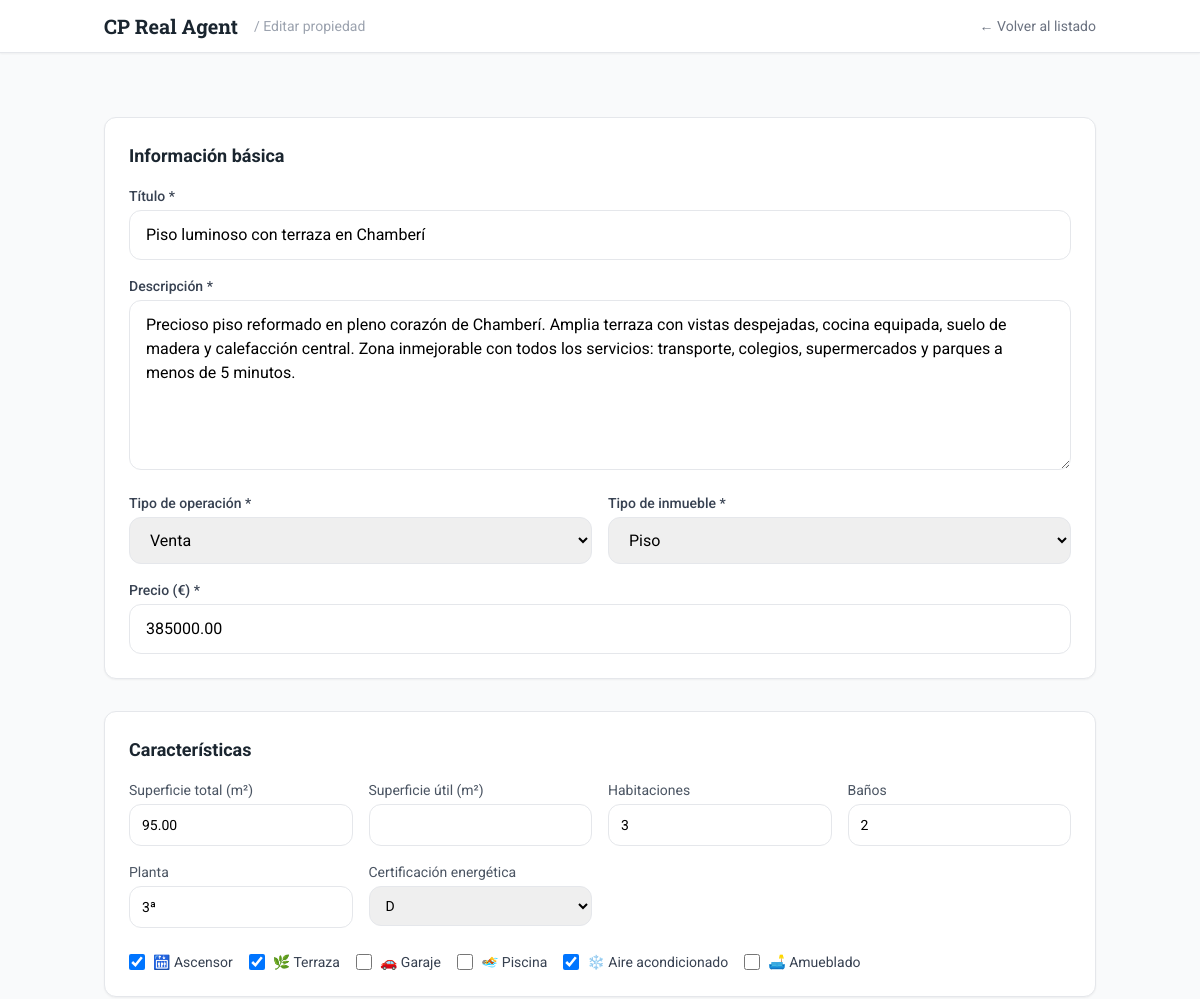
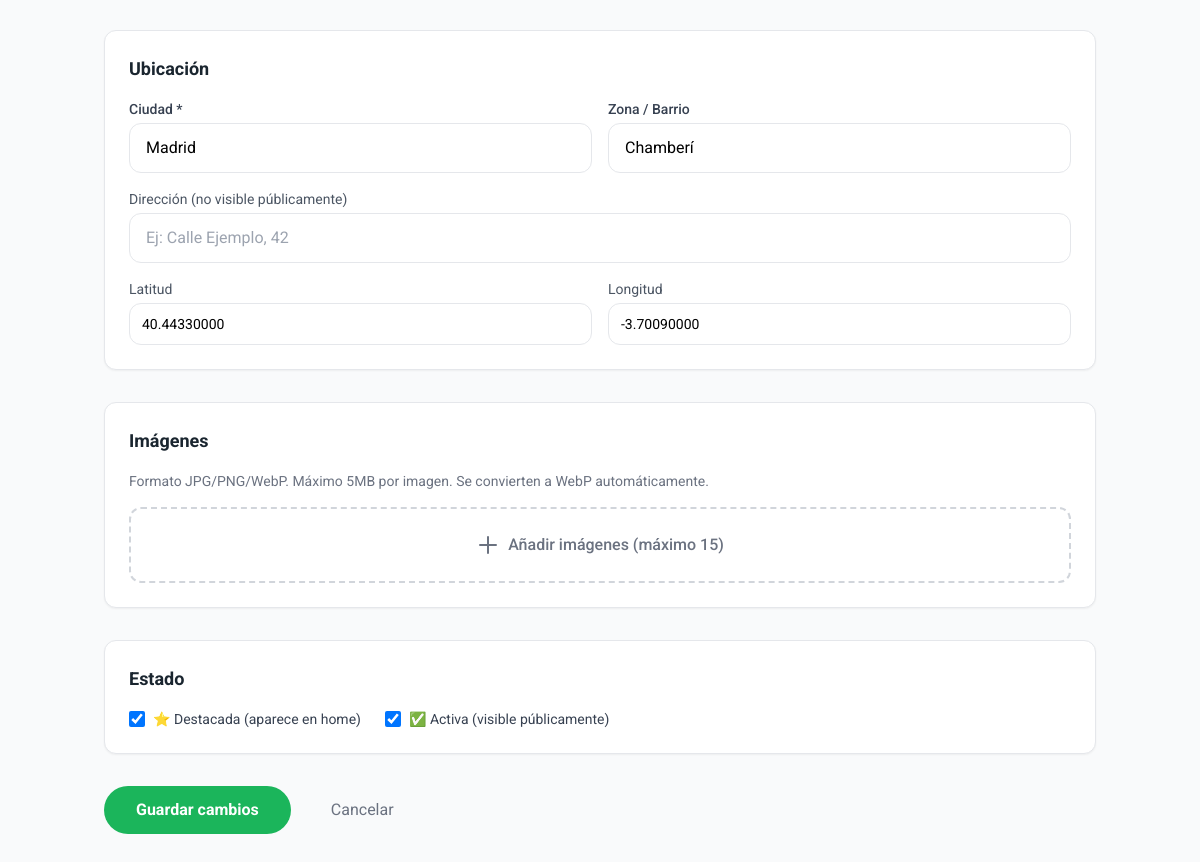
The app's page /admin/propiedades/crear?id=1 (signed in) with its own data (2 pictures, top to bottom).
### tables this page shows
CREATE TABLE IF NOT EXISTS `propiedades` (
  `id` INT AUTO_INCREMENT PRIMARY KEY,
  `titulo` VARCHAR(200) NOT NULL,
  `slug` VARCHAR(220) UNIQUE NOT NULL,
  `descripcion` TEXT NOT NULL,
  `tipo_operacion` ENUM('alquiler','venta','traspaso','compartir') NOT NULL,
  `tipo_inmueble` ENUM('piso','casa','chalet','atico','duplex','estudio','local','oficina','terreno','garaje') NOT NULL,
  `precio` DECIMAL(12,2) NOT NULL,
  `moneda` CHAR(3) DEFAULT 'EUR',
  `superficie` DECIMAL(8,2) DEFAULT NULL,
  `superficie_util` DECIMAL(8,2) DEFAULT NULL,
  `habitaciones` TINYINT DEFAULT NULL,
  `banos` TINYINT DEFAULT NULL,
  `planta` VARCHAR(50) DEFAULT NULL,
  `ascensor` TINYINT(1) DEFAULT 0,
  `terraza` TINYINT(1) DEFAULT 0,
  `garaje` TINYINT(1) DEFAULT 0,
  `piscina` TINYINT(1) DEFAULT 0,
  `aire_acondicionado` TINYINT(1) DEFAULT 0,
  `amueblado` TINYINT(1) DEFAULT 0,
  `certificacion_energetica` CHAR(1) DEFAULT NULL,
  `ciudad` VARCHAR(100) NOT NULL,
  `zona_barrio` VARCHAR(100) DEFAULT NULL,
  `direccion` VARCHAR(255) DEFAULT NULL,
  `lat` DECIMAL(10,8) DEFAULT NULL,
  `lng` DECIMAL(11,8) DEFAULT NULL,
  `destacada` TINYINT(1) DEFAULT 0,
  `activa` TINYINT(1) DEFAULT 1,
  `visitas` INT DEFAULT 0,
  `created_at` TIMESTAMP DEFAULT CURRENT_TIMESTAMP,
  `updated_at` TIMESTAMP DEFAULT CURRENT_TIMESTAMP ON UPDATE CURRENT_TIMESTAMP,
  INDEX idx_operacion (`tipo_operacion`),
  INDEX idx_ciudad (`ciudad`),
  INDEX idx_tipo (`tipo_inmueble`),
  INDEX idx_precio (`precio`),
  INDEX idx_destacada (`destacada`, `activa`),
  FULLTEXT idx_busqueda (`titulo`, `descripcion`, `ciudad`, `zona_barrio`)
);

### includes/security.php (called while the page is built, shortened)
<?php
function e(string $str): string {
    return htmlspecialchars($str, ENT_QUOTES, 'UTF-8');
}

### includes/functions.php (called while the page is built, shortened)
<?php
function tipo_inmueble_label(string $tipo): string {
    $map = [
        'piso'    => 'Piso',
        'casa'    => 'Casa',
        'chalet'  => 'Chalet',
        'atico'   => 'Ático',
        'duplex'  => 'Dúplex',
        'estudio' => 'Estudio',
        'local'   => 'Local',
        'oficina' => 'Oficina',
        'terreno' => 'Terreno',
        'garaje'  => 'Garaje',
    ];
    return $map[$tipo] ?? ucfirst($tipo);
}

### admin/propiedades/crear.php (the view, shortened to what this page needs)
<?php
require_once __DIR__ . '/../../includes/security.php';
require_once __DIR__ . '/../../includes/functions.php';
$db = getDB();
$isEdit = isset($_GET['id']);
$prop = null;
if ($isEdit) {
    $stmt = $db->prepare("SELECT * FROM propiedades WHERE id = ?");
    $stmt->execute([(int)$_GET['id']]);
    $prop = $stmt->fetch();
}
?>
<!DOCTYPE html>
<html lang="es">
<head>
    <script src="https://cdn.tailwindcss.com"></script>
</head>
<body class="font-sans bg-gray-50 min-h-screen">
    <header class="bg-white shadow-sm border-b">
        <div class="max-w-5xl mx-auto px-4 py-3 flex items-center justify-between">
            <div class="flex items-center gap-4">
                <a href="/admin/dashboard" class="text-xl font-slab font-bold text-accent-dark">CP Real Agent</a>
                <span class="text-sm text-gray-400">/ <?= $isEdit ? 'Editar' : 'Nueva' ?> propiedad</span>
            </div>
            <a href="/admin/propiedades/listar" class="text-sm text-gray-500 hover:text-primary">← Volver al listado</a>
        </div>
    </header>
    <div class="max-w-5xl mx-auto px-4 py-8">
        <form method="POST" enctype="multipart/form-data" class="space-y-8">
            <div class="bg-white rounded-xl shadow-sm border p-6 space-y-4">
                <h2 class="text-lg font-bold text-accent-dark">Información básica</h2>
                <div>
                    <label class="block text-sm font-medium text-gray-700 mb-1">Título *</label>
                    <input type="text" name="titulo" required value="<?= e($prop['titulo'] ?? $_POST['titulo'] ?? '') ?>"
                           class="w-full px-4 py-3 rounded-xl border border-gray-200 focus:border-primary focus:ring-2 focus:ring-primary/20 outline-none"
                           placeholder="Ej: Piso luminoso con terraza en Chamberí">
                </div>
                <div>
                    <label class="block text-sm font-medium text-gray-700 mb-1">Descripción *</label>
                    <textarea name="descripcion" required rows="6"
                              class="w-full px-4 py-3 rounded-xl border border-gray-200 focus:border-primary focus:ring-2 focus:ring-primary/20 outline-none resize-y"
                              placeholder="Describe la propiedad con detalle..."><?= e($prop['descripcion'] ?? $_POST['descripcion'] ?? '') ?></textarea>
                </div>
                <div class="grid grid-cols-1 md:grid-cols-2 gap-4">
                    <div>
                        <label class="block text-sm font-medium text-gray-700 mb-1">Tipo de operación *</label>
                        <select name="tipo_operacion" class="w-full px-4 py-3 rounded-xl border border-gray-200 focus:border-primary outline-none">
                            <option value="venta" <?= ($prop['tipo_operacion'] ?? '') === 'venta' ? 'selected' : '' ?>>Venta</option>
                        </select>
                    </div>
                    <div>
                        <label class="block text-sm font-medium text-gray-700 mb-1">Tipo de inmueble *</label>
                        <select name="tipo_inmueble" class="w-full px-4 py-3 rounded-xl border border-gray-200 focus:border-primary outline-none">
                            <?php foreach (['piso','casa','chalet','atico','duplex','estudio','local','oficina','terreno','garaje'] as $t): ?>
                            <option value="<?= $t ?>" <?= ($prop['tipo_inmueble'] ?? '') === $t ? 'selected' : '' ?>><?= tipo_inmueble_label($t) ?></option>
                            <?php endforeach; ?>
                        </select>
                    </div>
                </div>
                <div>
                    <label class="block text-sm font-medium text-gray-700 mb-1">Precio (€) *</label>
                    <input type="number" name="precio" required step="0.01" min="0"
                           value="<?= e($prop['precio'] ?? $_POST['precio'] ?? '') ?>"
                           class="w-full px-4 py-3 rounded-xl border border-gray-200 focus:border-primary outline-none"
                           placeholder="Ej: 150000">
                </div>
            </div>
            <div class="bg-white rounded-xl shadow-sm border p-6 space-y-4">
                <h2 class="text-lg font-bold text-accent-dark">Características</h2>
                <div class="grid grid-cols-2 md:grid-cols-4 gap-4">
                    <div>
                        <label class="block text-sm text-gray-600 mb-1">Superficie total (m²)</label>
                        <input type="number" name="superficie" step="0.01"
                               value="<?= e($prop['superficie'] ?? $_POST['superficie'] ?? '') ?>"
                               class="w-full px-3 py-2.5 rounded-xl border border-gray-200 focus:border-primary outline-none text-sm">
                    </div>
                    <div>
                        <label class="block text-sm text-gray-600 mb-1">Superficie útil (m²)</label>
                        <input type="number" name="superficie_util" step="0.01"
                               value="<?= e($prop['superficie_util'] ?? $_POST['superficie_util'] ?? '') ?>"
                               class="w-full px-3 py-2.5 rounded-xl border border-gray-200 focus:border-primary outline-none text-sm">
                    </div>
                    <div>
                        <label class="block text-sm text-gray-600 mb-1">Habitaciones</label>
                        <input type="number" name="habitaciones" min="0"
                               value="<?= e($prop['habitaciones'] ?? $_POST['habitaciones'] ?? '') ?>"
                               class="w-full px-3 py-2.5 rounded-xl border border-gray-200 focus:border-primary outline-none text-sm">
                    </div>
                    <div>
                        <label class="block text-sm text-gray-600 mb-1">Baños</label>
                        <input type="number" name="banos" min="0"
                               value="<?= e($prop['banos'] ?? $_POST['banos'] ?? '') ?>"
                               class="w-full px-3 py-2.5 rounded-xl border border-gray-200 focus:border-primary outline-none text-sm">
                    </div>
                </div>
                <div class="grid grid-cols-2 md:grid-cols-4 gap-4">
                    <div>
                        <label class="block text-sm text-gray-600 mb-1">Planta</label>
                        <input type="text" name="planta"
                               value="<?= e($prop['planta'] ?? $_POST['planta'] ?? '') ?>"
                               class="w-full px-3 py-2.5 rounded-xl border border-gray-200 focus:border-primary outline-none text-sm"
                               placeholder="Ej: 3ª, bajo, entreplanta">
                    </div>
                    <div>
                        <label class="block text-sm text-gray-600 mb-1">Certificación energética</label>
                        <select name="certificacion_energetica" class="w-full px-3 py-2.5 rounded-xl border border-gray-200 focus:border-primary outline-none text-sm">
                            <?php foreach (range('A','G') as $ce): ?>
                            <option value="<?= $ce ?>" <?= ($prop['certificacion_energetica'] ?? '') === $ce ? 'selected' : '' ?>><?= $ce ?></option>
                            <?php endforeach; ?>
                        </select>
                    </div>
                </div>
                <div class="flex flex-wrap gap-4 pt-2">
                    <?php
                    $checks = [
                        'ascensor' => '🛗 Ascensor',
                        'terraza' => '🌿 Terraza',
                        'garaje' => '🚗 Garaje',
                        'piscina' => '🏊 Piscina',
                        'aire_acondicionado' => '❄️ Aire acondicionado',
                        'amueblado' => '🛋️ Amueblado',
                    ];
                    foreach ($checks as $key => $label): ?>
                    <label class="flex items-center gap-2 cursor-pointer">
                        <input type="checkbox" name="<?= $key ?>" <?= ($prop[$key] ?? 0) ? 'checked' : '' ?>
                               class="w-4 h-4 text-primary rounded border-gray-300 focus:ring-primary">
                        <span class="text-sm text-gray-700"><?= $label ?></span>
                    </label>
                    <?php endforeach; ?>
                </div>
            </div>
            <div class="bg-white rounded-xl shadow-sm border p-6 space-y-4">
                <h2 class="text-lg font-bold text-accent-dark">Ubicación</h2>
                <div class="grid grid-cols-1 md:grid-cols-2 gap-4">
                    <div>
                        <label class="block text-sm font-medium text-gray-700 mb-1">Ciudad *</label>
                        <input type="text" name="ciudad" required
                               value="<?= e($prop['ciudad'] ?? $_POST['ciudad'] ?? '') ?>"
                               class="w-full px-4 py-3 rounded-xl border border-gray-200 focus:border-primary outline-none"
                               placeholder="Ej: Madrid" list="ciudades-list">
                    </div>
                    <div>
                        <label class="block text-sm font-medium text-gray-700 mb-1">Zona / Barrio</label>
                        <input type="text" name="zona_barrio"
                               value="<?= e($prop['zona_barrio'] ?? $_POST['zona_barrio'] ?? '') ?>"
                               class="w-full px-4 py-3 rounded-xl border border-gray-200 focus:border-primary outline-none"
                               placeholder="Ej: Chamberí">
                    </div>
                </div>
                <div>
                    <label class="block text-sm text-gray-600 mb-1">Dirección (no visible públicamente)</label>
                    <input type="text" name="direccion"
                           value="<?= e($prop['direccion'] ?? $_POST['direccion'] ?? '') ?>"
                           class="w-full px-4 py-3 rounded-xl border border-gray-200 focus:border-primary outline-none"
                           placeholder="Ej: Calle Ejemplo, 42">
                </div>
                <div class="grid grid-cols-2 gap-4">
                    <div>
                        <label class="block text-sm text-gray-600 mb-1">Latitud</label>
                        <input type="number" step="any" name="lat"
                               value="<?= e($prop['lat'] ?? $_POST['lat'] ?? '') ?>"
                               class="w-full px-3 py-2.5 rounded-xl border border-gray-200 focus:border-primary outline-none text-sm">
                    </div>
                    <div>
                        <label class="block text-sm text-gray-600 mb-1">Longitud</label>
                        <input type="number" step="any" name="lng"
                               value="<?= e($prop['lng'] ?? $_POST['lng'] ?? '') ?>"
                               class="w-full px-3 py-2.5 rounded-xl border border-gray-200 focus:border-primary outline-none text-sm">
                    </div>
                </div>
            </div>
            <div class="bg-white rounded-xl shadow-sm border p-6 space-y-4">
                <h2 class="text-lg font-bold text-accent-dark">Imágenes</h2>
                <p class="text-sm text-gray-500">Formato JPG/PNG/WebP. Máximo 5MB por imagen. Se convierten a WebP automáticamente.</p>
                <div>
                    <label class="block w-full cursor-pointer">
                        <div class="flex items-center justify-center gap-2 px-4 py-6 border-2 border-dashed border-gray-300 rounded-xl text-gray-500 hover:border-primary hover:text-primary transition-colors">
                            <svg class="w-6 h-6" fill="none" stroke="currentColor" viewBox="0 0 24 24"><path stroke-linecap="round" stroke-linejoin="round" stroke-width="2" d="M12 4v16m8-8H4"/></svg>
                            <span class="font-medium">Añadir imágenes (máximo <?= MAX_PROPERTY_IMAGES ?>)</span>
                        </div>
                    </label>
                </div>
            </div>
            <div class="bg-white rounded-xl shadow-sm border p-6 space-y-4">
                <h2 class="text-lg font-bold text-accent-dark">Estado</h2>
                <div class="flex flex-wrap gap-6">
                    <label class="flex items-center gap-2 cursor-pointer">
                        <input type="checkbox" name="destacada" <?= ($prop['destacada'] ?? 0) ? 'checked' : '' ?>
                               class="w-4 h-4 text-primary rounded border-gray-300 focus:ring-primary">
                        <span class="text-sm text-gray-700">⭐ Destacada (aparece en home)</span>
                    </label>
                    <label class="flex items-center gap-2 cursor-pointer">
                        <input type="checkbox" name="activa" <?= ($prop['activa'] ?? 1) ? 'checked' : '' ?>
                               class="w-4 h-4 text-primary rounded border-gray-300 focus:ring-primary">
                        <span class="text-sm text-gray-700">✅ Activa (visible públicamente)</span>
                    </label>
                </div>
            </div>
            <div class="flex items-center gap-4">
                <button type="submit" class="px-8 py-3 bg-primary text-white font-bold rounded-full hover:bg-primary-dark transition-colors">
                    <?= $isEdit ? 'Guardar cambios' : 'Crear propiedad' ?>
                </button>
                <a href="/admin/propiedades/listar" class="px-6 py-3 text-gray-500 hover:text-gray-700">Cancelar</a>
            </div>
        </form>
    </div>
</body>
</html>

### records on screen
propiedades: titulo "Piso luminoso con terraza en Chamberí", descripcion "Precioso piso reformado en pleno corazón de Chamberí. Amplia terraza con vistas despejadas, cocina equipada, suelo de madera y calefacción central. Zona inmejorable con todos los servicios: transporte, colegios, supermercados y parques a menos de 5 minutos.", tipo_operacion "Venta", precio "385000.00", superficie "95.00", habitaciones "3", banos "2", planta "3ª", certificacion_energetica "D", ascensor "☑", terraza "☑", aire_acondicionado "☑", ciudad "Madrid", zona_barrio "Chamberí", lat "40.44330000", lng "-3.70090000", destacada "☑", activa "☑"

### other values on screen
$label "🛗 Ascensor"
$label "🌿 Terraza"
$label "🚗 Garaje"
$label "🏊 Piscina"
$label "❄️ Aire acondicionado"
$label "🛋️ Amueblado"
MAX_PROPERTY_IMAGES "15"
form field tipo_inmueble "Piso"
